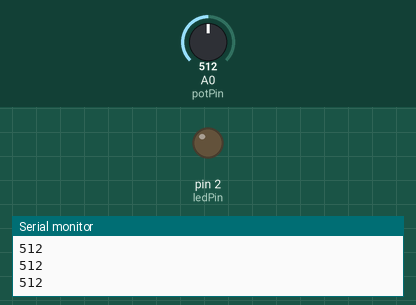
Recording of a sketch running on a simulated Arduino Uno, built with avr-gcc and run on an emulated ATmega328P. On the bench: output pins drawn as LEDs (lit = HIGH), the last lines printed to the serial monitor. The test bench sets the inputs (shaded band); at power-on: A0 (potPin) = 512.

Above: at 1.2 s.
1.3 s: A0 (potPin) set to 520
At 2.3 s:
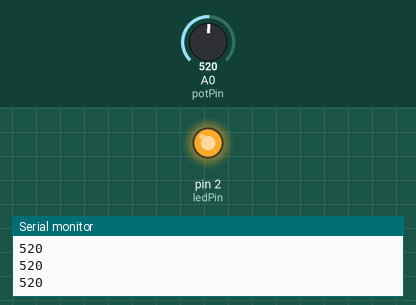
2.9 s: A0 (potPin) set to 511
At 3.6 s:
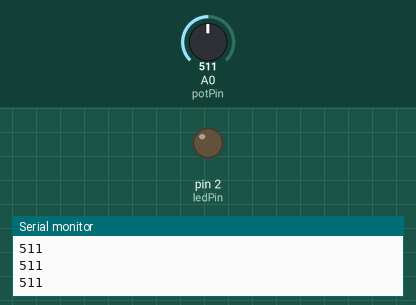
4.5 s: A0 (potPin) set to 716
At 5.0 s:
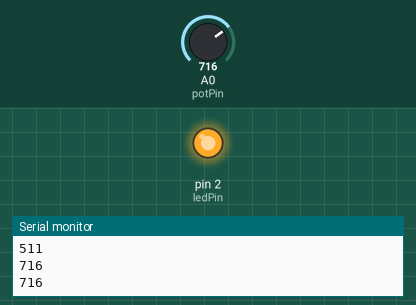
Timing chart, 0 to 7.5 s (numbered marks = the images above; inputs shaded):
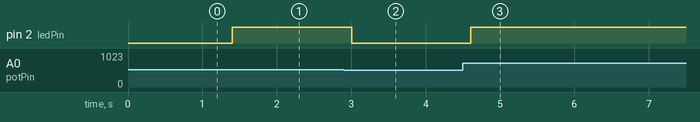

The sketch:

LED_Brightness_Control_Using_Potentiometer.ino
```cpp
const int potPin = A0;
const int ledPin = 2;

void setup() {
  Serial.begin(9600);
  pinMode(ledPin, OUTPUT);
}

void loop() {
  int potValue = analogRead(potPin);
  Serial.println(potValue);

  int pwmValue = map(potValue, 0, 1023, 0, 255);
  analogWrite(ledPin, pwmValue);

  delay(200);
}
```

Measured:
- the behaviour switches between 513 and 514 on A0 (potPin) (found by bisection; images 0 and 1)
- after the input at 1.3 s, pin 2 (ledPin): LOW → HIGH after 0.10 s
- after the input at 2.9 s, pin 2 (ledPin): HIGH → LOW after 0.11 s
- after the input at 4.5 s, pin 2 (ledPin): LOW → HIGH after 0.11 s
